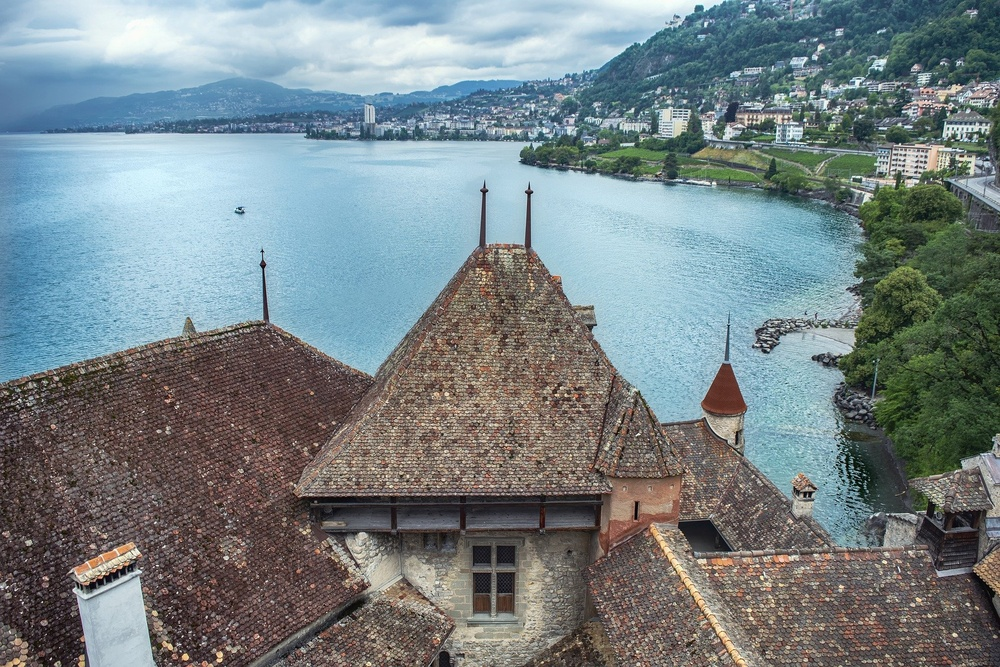
#> input picture PID_ejercicio1/ejemplo2.jpg, 1000 x 667 px, shrunk from 1920 x 1280 before the run
$ python ejercicio2.py
#> lines starting #> are read from the running program, lines starting #| are printed output that depends on the picture
import cv2 # importamos OpenCV
import numpy as np


"""
Carga una imagen (fotográfica) a color (que tenga mucho contenido de azul, aunque también
otros colores).
"""
img = cv2.imread('ejemplo2.jpg') #Lee la imagen
#> img is the input picture: shape (667, 1000, 3); mean B, G, R 133.7, 130.6, 118.5
# cv2.imshow('Prueba', img) #Muestra la imagen
# cv2.waitKey(0) # Espera
# cv2.destroyAllWindows() # Destruya todas las ventanas que se han abierto

"""
A) Separa los tres canales RGB que componen la imagen
y visualiza cada uno por separado como imágenes
en escala de grises.
"""
b,g,r = cv2.split(img) # Dividimos la imagen en los tres canales
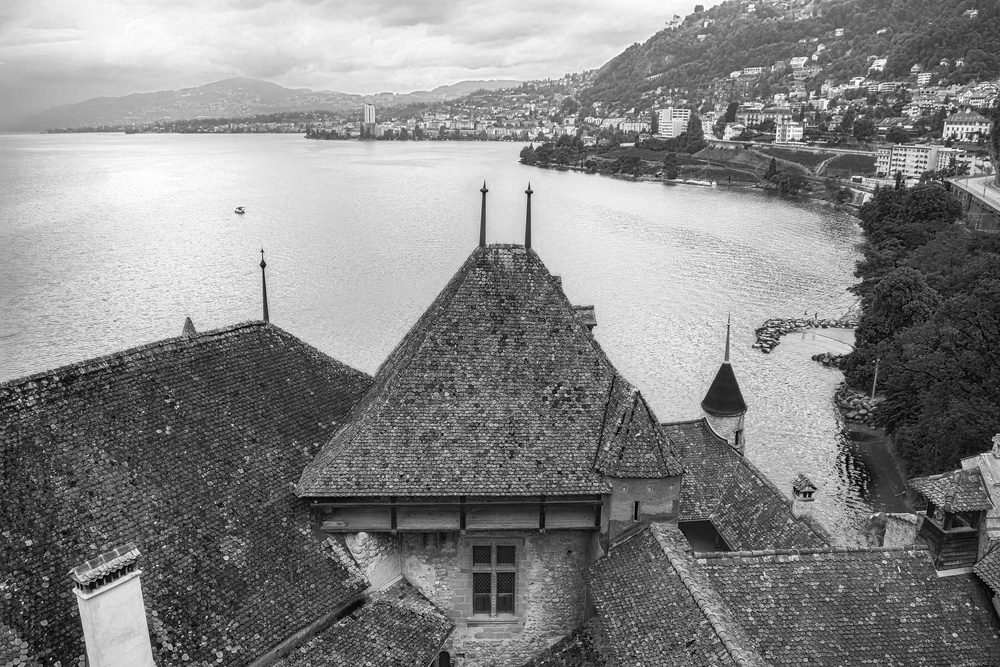
#> b: shape (667, 1000); min 0, max 255, mean 133.7
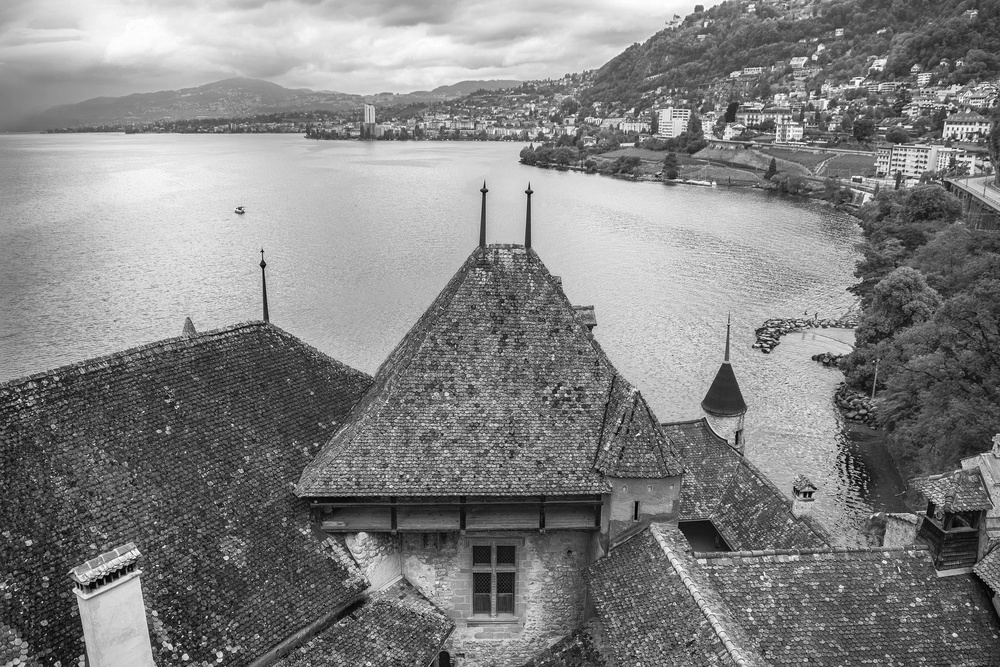
#> g: shape (667, 1000); min 0, max 255, mean 130.6
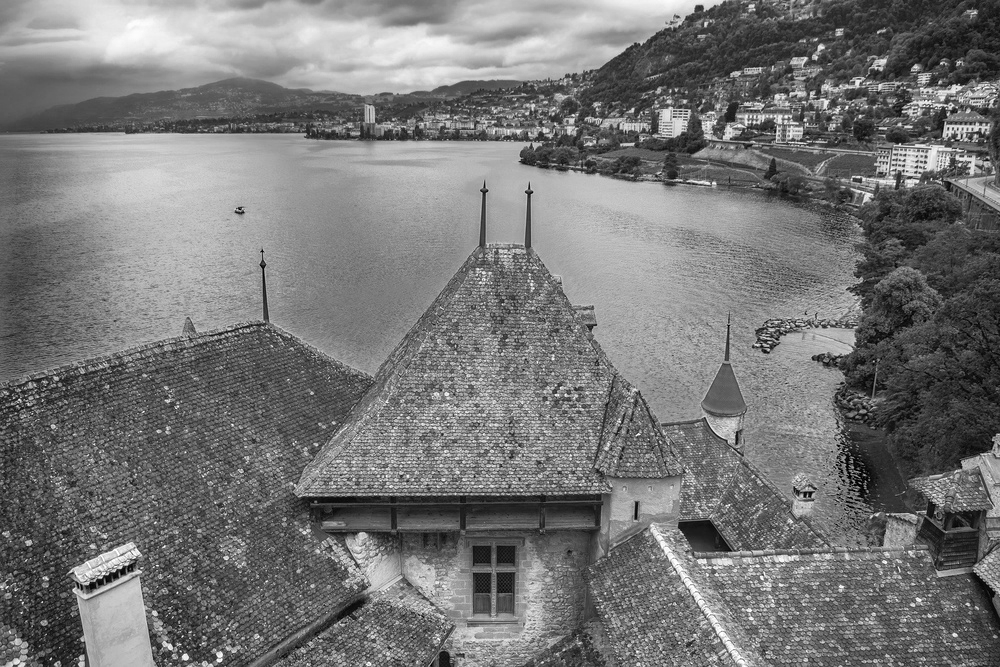
#> r: shape (667, 1000); min 0, max 255, mean 118.5

cv2.imshow('B',b)
cv2.waitKey(0)
"""
cv2.waitkey(x) es una función de enlace de teclado. Su argumento es el tiempo en milisegundos. La función espera milisegundos especificados para cualquier evento de teclado.
Si presiona cualquier tecla en ese tiempo, el programa continúa. Si se pasa 0, espera indefinidamente una pulsación de tecla.
"""
cv2.imshow('G',g)
cv2.waitKey(0)

cv2.imshow('R',r)
cv2.waitKey(0)

cv2.destroyAllWindows()

"""
Pasa la imagen a color a escala de grises de dos formas:
usando la fórmula de Y en el modelo YIQ y la de I en el modelo HSI. Explica a qué se deben las diferencias.
"""

## FORMULA Y

y = 0.299 * r + 0.587 * g + 0.114*b
y = y.astype(np.uint8) ##
# print(f"La y es {y}")

cv2.imshow('YIQ', y)
cv2.waitKey(0)
cv2.destroyAllWindows()

## FORMULA I

i = 1 / 3* (r+g+b)
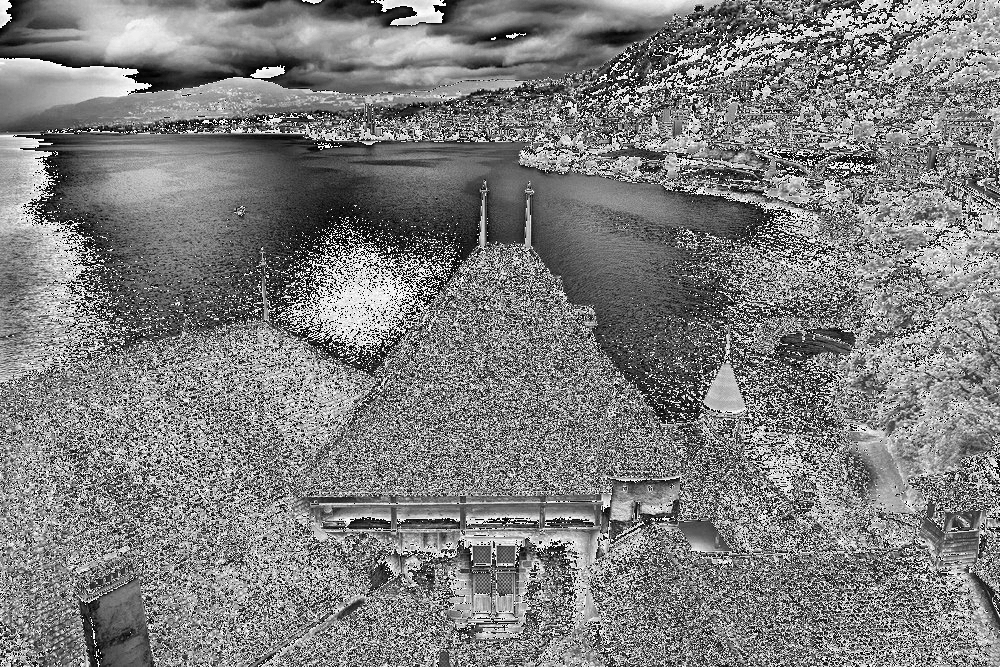
#> i: shape (667, 1000) float64; min 0, max 85, mean 42.1; drawn with min black and max white
i = i.astype(np.uint8)
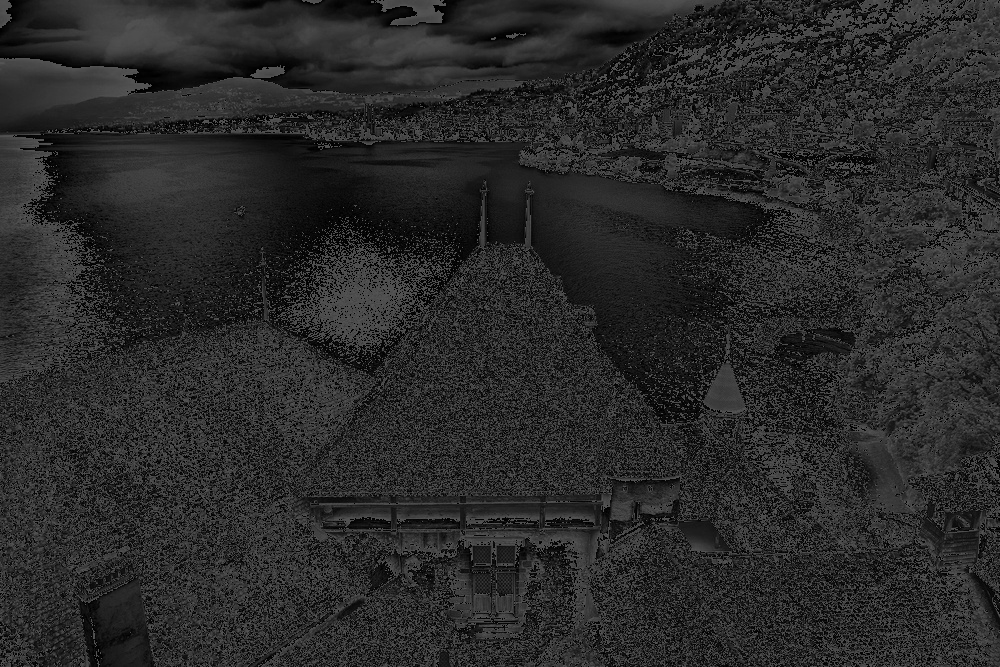
#> i: shape (667, 1000); min 0, max 85, mean 41.8
cv2.imshow('HSI', i)
cv2.waitKey(0)
cv2.destroyAllWindows()
